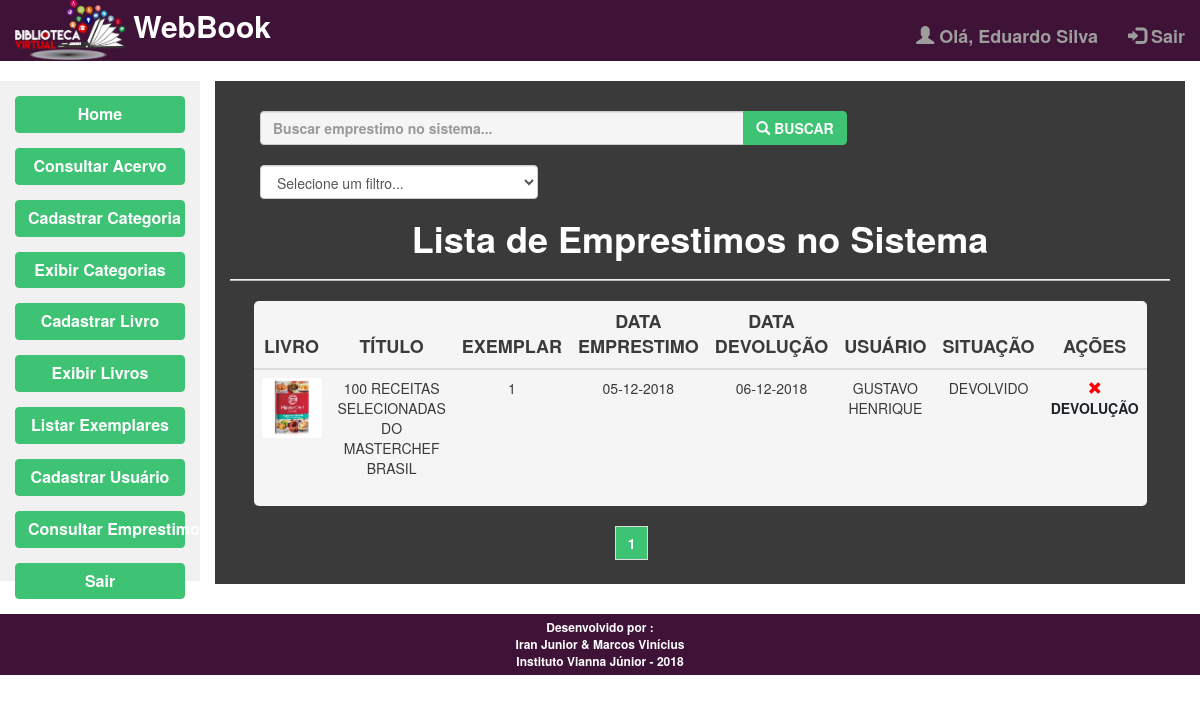
Screenshot of /view/exibirEmprestimos.view.php (signed in) with the database file from the repository.
### tables this page shows
CREATE TABLE `emprestimo` (
  `idEmprestimo` int(11) NOT NULL AUTO_INCREMENT,
  `dataEmprestimo` date NOT NULL,
  `dataDevolucao` date NOT NULL,
  `idExemplar` int(11) NOT NULL,
  `idUsuario` int(11) NOT NULL,
  `situacao` enum('Emprestado','Devolvido','Atrasado') DEFAULT NULL,
  PRIMARY KEY (`idEmprestimo`),
  KEY `fk_emprestimo_exemplar_idx` (`idExemplar`),
  KEY `fk_emprestimo_usuario_idx` (`idUsuario`),
  CONSTRAINT `fk_emprestimo_exemplar` FOREIGN KEY (`idExemplar`) REFERENCES `exemplar` (`idExemplar`) ON DELETE NO ACTION ON UPDATE NO ACTION,
  CONSTRAINT `fk_emprestimo_usuario` FOREIGN KEY (`idUsuario`) REFERENCES `usuario` (`idUsuario`) ON DELETE NO ACTION ON UPDATE NO ACTION
);

CREATE TABLE `livro` (
  `idLivro` int(11) NOT NULL AUTO_INCREMENT,
  `titulo` varchar(90) DEFAULT NULL,
  `ISBN` varchar(45) DEFAULT NULL,
  `autores` varchar(90) DEFAULT NULL,
  `edicao` varchar(45) DEFAULT NULL,
  `editora` varchar(90) DEFAULT NULL,
  `ano` varchar(45) DEFAULT NULL,
  `idCategoria` int(11) NOT NULL,
  `capa` varchar(45) DEFAULT NULL,
  PRIMARY KEY (`idLivro`),
  KEY `fk_livro_categoria_idx` (`idCategoria`),
  CONSTRAINT `fk_livro_categoria` FOREIGN KEY (`idCategoria`) REFERENCES `categoria` (`idCategoria`) ON DELETE NO ACTION ON UPDATE NO ACTION
);

CREATE TABLE `exemplar` (
  `idExemplar` int(11) NOT NULL AUTO_INCREMENT,
  `idLivro` int(11) NOT NULL,
  `circular` enum('Sim','Nao') DEFAULT NULL,
  `tipo` enum('Fisico','Digital') DEFAULT NULL,
  `arquivoDigital` varchar(45) DEFAULT NULL,
  `status` enum('Emprestado','Disponivel') DEFAULT NULL,
  PRIMARY KEY (`idExemplar`),
  KEY `fk_exemplar_livro_idx` (`idLivro`),
  CONSTRAINT `fk_exemplar_livro` FOREIGN KEY (`idLivro`) REFERENCES `livro` (`idLivro`) ON DELETE NO ACTION ON UPDATE NO ACTION
);

CREATE TABLE `usuario` (
  `idUsuario` int(11) NOT NULL AUTO_INCREMENT,
  `nome` varchar(45) DEFAULT NULL,
  `cpf` varchar(45) DEFAULT NULL,
  `login` varchar(45) DEFAULT NULL,
  `senha` varchar(45) DEFAULT NULL,
  `idTipoUsuario` int(11) NOT NULL,
  PRIMARY KEY (`idUsuario`),
  UNIQUE KEY `cpf_UNIQUE` (`cpf`),
  UNIQUE KEY `login_UNIQUE` (`login`),
  KEY `fk_usuario_tipoUsuario_idx` (`idTipoUsuario`),
  CONSTRAINT `fk_usuario_tipoUsuario` FOREIGN KEY (`idTipoUsuario`) REFERENCES `tipousuario` (`idTipoUsuario`) ON DELETE NO ACTION ON UPDATE NO ACTION
);

### view/exibirEmprestimos.view.php (the view, shortened to what this page needs)
<?php
require_once ("../view/templateIndex.php");
global $pdo;
$endereco = $_SERVER ['PHP_SELF'];
$pagina_atual = (isset($_GET['page']) && is_numeric($_GET['page'])) ? $_GET['page'] : 1;
$linha_inicial = ($pagina_atual - 1) * QTDE_REGISTROS;
if(!empty($_POST['busca']) && $_POST['filtro'] == "titulo") {
    $sql = "SELECT * FROM emprestimo, exemplar, livro, usuario where emprestimo.idExemplar = exemplar.idExemplar AND exemplar.idLivro = livro.idLivro AND emprestimo.idUsuario = usuario.idUsuario AND emprestimo.situacao AND livro.titulo like :busca LIMIT {$linha_inicial}, " . QTDE_REGISTROS;
    $statement = $pdo->prepare($sql);
    $statement->bindValue(':busca', '%' . $busca . '%');
}
else{
    $sql = "SELECT * FROM emprestimo, exemplar, livro, usuario where emprestimo.idExemplar = exemplar.idExemplar AND exemplar.idLivro = livro.idLivro AND emprestimo.idUsuario = usuario.idUsuario ORDER BY emprestimo.situacao LIMIT {$linha_inicial}, " . QTDE_REGISTROS;
    $statement = $pdo->prepare($sql);
}
$statement->execute();
$dados = $statement->fetchAll(PDO::FETCH_OBJ);
if(!empty($_POST['busca']) && $_POST['filtro'] == "usuario") {
    $sqlContador = "SELECT COUNT(*) AS total_registros FROM emprestimo, exemplar, livro, usuario where emprestimo.idExemplar = exemplar.idExemplar AND exemplar.idLivro = livro.idLivro AND emprestimo.idUsuario = usuario.idUsuario AND usuario.nome like :busca";
    $statement = $pdo->prepare($sqlContador);
    $statement->bindValue(':busca', '%' . $busca . '%');
}
else{
    $sqlContador = "SELECT COUNT(*) AS total_registros FROM emprestimo, exemplar, livro, usuario where emprestimo.idExemplar = exemplar.idExemplar AND exemplar.idLivro = livro.idLivro AND emprestimo.idUsuario = usuario.idUsuario";
    $statement = $pdo->prepare($sqlContador);
}
$statement->execute();
$valor = $statement->fetch(PDO::FETCH_OBJ);
$ultima_pagina = ceil($valor->total_registros / QTDE_REGISTROS);
$range_inicial = (($pagina_atual - RANGE_PAGINAS) >= 1) ? $pagina_atual - RANGE_PAGINAS : 1;
$range_final = (($pagina_atual + RANGE_PAGINAS) <= $ultima_pagina) ? $pagina_atual + RANGE_PAGINAS : $ultima_pagina;
?>
<!DOCTYPE html>
<html lang="pt-br">
<head>
    <link rel="stylesheet" href="../css/estilo.css">
    <link rel="stylesheet" href="https://maxcdn.bootstrapcdn.com/bootstrap/3.3.7/css/bootstrap.min.css">
</head>
<body>
<div id="conteudoPrincipalFixo" class="container-fluid text-center">
    <div class="row content">
        <?php
        if($_SESSION['tipoUsuario'] == "5"){
            menuLateralAdmin();
        }
        ?>
        <div id="conteudoPrincipal" class="col-md-10 text-left">
            <div id="DivRegistroTabela" class="container col-md-12">
                <div class="row">
                    <form method="post">
                        <div class="container col-md-8">
                            <div class="form-row">
                                <div id="buscarRegistro" class='input-group'>
                                    <input id='busca' name="busca" type='text' class='form-control' placeholder='Buscar emprestimo no sistema...'>
                                    <div class='input-group-btn'>
                                        <button id='BotaoPesquisar' class='btn btn-warning' type='submit'>
                                            <i class='glyphicon glyphicon-search'></i>  BUSCAR
                                        </button>
                                    </div>
                                </div>
                            </div>
                            <br/>
                            <div id="filtroBuscar" class="col-md-6">
                                <select class="form-control" id="filtro" name="filtro" required >
                                    <option disabled selected>Selecione um filtro...</option>
                                </select>
                            </div>
                        </div>
                    </form>
                    <br/>
                </div>
                <div class="row">
                    <div class="col-md-12">
                        <h1>Lista de Emprestimos no Sistema</h1>
                        <hr id="hrRegistros">
                        <div id="tabelaExibir" class="row">
                            <table class="table table-hover">
                                <thead id="theadRegistro">
                                <tr>
                                    <th>Livro</th>
                                    <th>Título</th>
                                    <th>Exemplar</th>
                                    <th>Data Emprestimo</th>
                                    <th>Data Devolução</th>
                                    <th>Usuário</th>
                                    <th>situação</th>
                                    <th>Ações</th>
                                </tr>
                                </thead>
                                <tbody id="tbodyRegistro">
                                <?php if (!empty($dados)) {
                                foreach ($dados as $emprestimo) {
                                    if($emprestimo->capa == null || $emprestimo->capa == ""){
                                        echo "
                                        <tr>
                                        <td><img src='../imagens/livros/capaLivroPadrao.gif' width='60px'></td>";
                                    }
                                    else{
                                        echo "
                                        <tr>
                                        <td><img src='../imagens/livros/".$emprestimo->idLivro."/".$emprestimo->capa. "' width='60px'></td>";
                                    }
                                    echo "
                        <td>$emprestimo->titulo</td>
                        <td>$emprestimo->idExemplar</td>
                        <td>".date('d-m-Y', strtotime($emprestimo->dataEmprestimo))."</td>
                        <td>".date('d-m-Y', strtotime($emprestimo->dataDevolucao))."</td>
                        <td>$emprestimo->nome</td>
                        <td>$emprestimo->situacao</td>
                        <td><a  data-toggle='modal' data-target='#myModal".$emprestimo->idEmprestimo."' id='tdRemover' href='#?id=".$emprestimo->idEmprestimo."'><i class='glyphicon glyphicon-remove'></i>  Devolução</a></td>
                    </tr>
                    <div id='myModal".$emprestimo->idEmprestimo."' class='modal fade' role='dialog'>
                        <div class='modal-dialog'>
                            <div class='modal-content'>
                                <div id='cabecalhoModal' class='modal-header'>
                                    <button id='fecharModal' type='button' class='close' data-dismiss='modal'>&times;</button>
                                    <h4 class='modal-title'>Confirmação de devolução</h4>
                                </div>
                                <div id='bodyModal' class='modal-body'>
                                    <p>Confirmar a devolução de emprestimo ?</p>
                                </div>
                                <div id='rodapeModal' class='modal-footer'>
                                    <a id='aBotaoRemover' class='btn btn-warning' href='../controller/Emprestimo.action.php?act=dev&id=".$emprestimo->idEmprestimo."'>Devolver</a>
                                    <button id='aBotaoCancelar' type='button' class='btn btn-default' data-dismiss='modal'>Cancelar</button>
                                </div>
                            </div>
                        </div>
                    </div>
                    ";
                                }
                                ?>
                                </tbody>
                            </table>
                        </div>
                    </div>
                    <nav id='Paginacao' aria-label='Navegacao' class="col-md-10">
                        <ul id='UlPaginacao' class='pagination pagination-md'>
                            <?php
                            for ($i = $range_inicial; $i <= $range_final; $i++):
                                $destaque = ($i == $pagina_atual) ? 'destaque' : '';
                                echo "
                <li class='page-item'>";
                                if(!empty($_POST['busca'])) {
                                    echo "<a class='page-link $destaque' href='$endereco?page=$i&busca=$busca'>  $i  </a>";
                                }else{
                                    echo "<a class='page-link $destaque' href='$endereco?page=$i'>  $i  </a>";
                                }
                                echo"</li>";
                            endfor;
                            ?>
                        </ul>
                    </nav>
                    <?php
                    }
                    else {
                        echo "<h2 class='bg-warning'>Nenhum registro foi encontrado!</h2>
    ";
                    }
                    ?>
                </div>
            </div>
        </div>
    </div>
</div>
<br>
</body>
</html>

### css/estilo.css (style rules this page uses)
#conteudoPrincipalFixo { height: auto; }
#conteudoPrincipalFixo .row { height: 100%; }
#conteudoPrincipal { height: 100%; }
#buscarRegistro { margin-top: 30px; margin-left: 30px; }
#buscarRegistro button { font-weight: bold; background-color: #3EC374; border-color: #3EC374; }
#buscarRegistro input { font-weight: bold; background-color: whitesmoke; }
#hrRegistros { background-color: #bbb; height: 1px; }
#DivRegistroTabela { background-color: #3A3A3A; text-align: center; text-transform: uppercase; color: white; }
#theadRegistro { text-transform: uppercase; font-weight: bold; font-size: large; }
#tabelaExibir { margin: 0 auto; background-color: whitesmoke; width: 95%; border-radius: 5px; color: #3A3A3A; }
#DivRegistroTabela h1 { font-weight: bold; text-transform: none; }
#theadRegistro tr th { text-align: center; }
#tbodyRegistro tr td a { font-weight: bold; text-decoration: none; color: #1D2329; }
#tbodyRegistro .glyphicon-remove { color: red; }
#UlPaginacao li a { background-color: #3EC374; color: white; font-weight: bold; }
#Paginacao { text-align: center; }
#filtroBuscar { margin-left: 15px; }

### rows the page displays
emprestimo: livro.capa (picture), livro.titulo "100 RECEITAS SELECIONADAS DO MASTERCHEF BRASIL", idExemplar.idExemplar "1", dataEmprestimo "05-12-2018", dataDevolucao "06-12-2018", idUsuario.nome "GUSTAVO HENRIQUE", situacao "DEVOLVIDO"

### other values shown
$_SESSION['nomeUsuario'] "Eduardo Silva"
